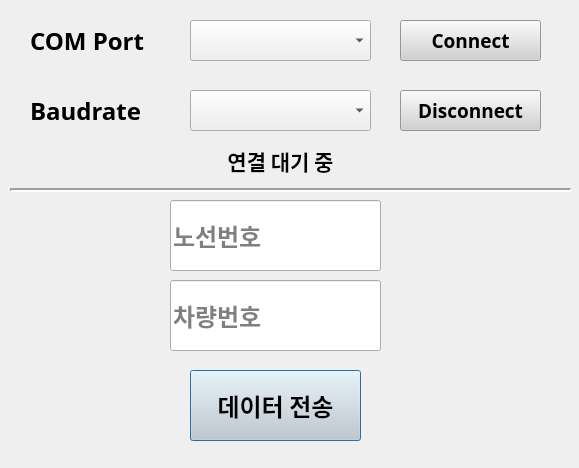
<?xml version="1.0" encoding="UTF-8"?>
<ui version="4.0">
 <class>Dialog</class>
 <widget class="QDialog" name="Dialog">
  <property name="geometry">
   <rect>
    <x>0</x>
    <y>0</y>
    <width>579</width>
    <height>468</height>
   </rect>
  </property>
  <property name="windowTitle">
   <string>Dialog</string>
  </property>
  <widget class="QLineEdit" name="BusRouteNoInput">
   <property name="geometry">
    <rect>
     <x>170</x>
     <y>200</y>
     <width>211</width>
     <height>71</height>
    </rect>
   </property>
   <property name="font">
    <font>
     <family>나눔고딕 ExtraBold</family>
     <pointsize>18</pointsize>
     <weight>75</weight>
     <bold>true</bold>
    </font>
   </property>
   <property name="inputMask">
    <string notr="true"/>
   </property>
   <property name="text">
    <string/>
   </property>
   <property name="alignment">
    <set>Qt::AlignLeading|Qt::AlignLeft|Qt::AlignVCenter</set>
   </property>
   <property name="placeholderText">
    <string>노선번호</string>
   </property>
  </widget>
  <widget class="QPushButton" name="BusRouteBtn">
   <property name="geometry">
    <rect>
     <x>190</x>
     <y>370</y>
     <width>171</width>
     <height>71</height>
    </rect>
   </property>
   <property name="font">
    <font>
     <family>나눔고딕 ExtraBold</family>
     <pointsize>18</pointsize>
     <weight>75</weight>
     <bold>true</bold>
    </font>
   </property>
   <property name="styleSheet">
    <string notr="true">background-color: rgb(209, 209, 209);</string>
   </property>
   <property name="text">
    <string>데이터 전송</string>
   </property>
  </widget>
  <widget class="QLabel" name="PortLabel">
   <property name="geometry">
    <rect>
     <x>30</x>
     <y>10</y>
     <width>151</width>
     <height>61</height>
    </rect>
   </property>
   <property name="font">
    <font>
     <family>나눔고딕 ExtraBold</family>
     <pointsize>18</pointsize>
     <weight>75</weight>
     <bold>true</bold>
    </font>
   </property>
   <property name="text">
    <string>COM Port</string>
   </property>
  </widget>
  <widget class="QComboBox" name="PortCombo">
   <property name="geometry">
    <rect>
     <x>190</x>
     <y>20</y>
     <width>181</width>
     <height>41</height>
    </rect>
   </property>
   <property name="font">
    <font>
     <family>나눔고딕</family>
     <pointsize>14</pointsize>
     <weight>75</weight>
     <bold>true</bold>
    </font>
   </property>
  </widget>
  <widget class="QLabel" name="BaudrateLabel">
   <property name="geometry">
    <rect>
     <x>30</x>
     <y>80</y>
     <width>151</width>
     <height>61</height>
    </rect>
   </property>
   <property name="font">
    <font>
     <family>나눔고딕 ExtraBold</family>
     <pointsize>18</pointsize>
     <weight>75</weight>
     <bold>true</bold>
    </font>
   </property>
   <property name="text">
    <string>Baudrate</string>
   </property>
  </widget>
  <widget class="QComboBox" name="BaudrateCombo">
   <property name="geometry">
    <rect>
     <x>190</x>
     <y>90</y>
     <width>181</width>
     <height>41</height>
    </rect>
   </property>
   <property name="font">
    <font>
     <family>나눔고딕</family>
     <pointsize>14</pointsize>
     <weight>75</weight>
     <bold>true</bold>
    </font>
   </property>
  </widget>
  <widget class="QPushButton" name="OpenBtn">
   <property name="geometry">
    <rect>
     <x>400</x>
     <y>20</y>
     <width>141</width>
     <height>41</height>
    </rect>
   </property>
   <property name="font">
    <font>
     <family>나눔고딕 ExtraBold</family>
     <pointsize>14</pointsize>
     <weight>75</weight>
     <bold>true</bold>
    </font>
   </property>
   <property name="styleSheet">
    <string notr="true">background-color: rgb(209, 209, 209);</string>
   </property>
   <property name="text">
    <string>Connect</string>
   </property>
  </widget>
  <widget class="QPushButton" name="CloseBtn">
   <property name="geometry">
    <rect>
     <x>400</x>
     <y>90</y>
     <width>141</width>
     <height>41</height>
    </rect>
   </property>
   <property name="font">
    <font>
     <family>나눔고딕 ExtraBold</family>
     <pointsize>14</pointsize>
     <weight>75</weight>
     <bold>true</bold>
    </font>
   </property>
   <property name="styleSheet">
    <string notr="true">background-color: rgb(209, 209, 209);</string>
   </property>
   <property name="text">
    <string>Disconnect</string>
   </property>
  </widget>
  <widget class="QLabel" name="IsOpenLabel">
   <property name="geometry">
    <rect>
     <x>110</x>
     <y>130</y>
     <width>341</width>
     <height>61</height>
    </rect>
   </property>
   <property name="font">
    <font>
     <family>나눔고딕 ExtraBold</family>
     <pointsize>16</pointsize>
     <weight>75</weight>
     <bold>true</bold>
    </font>
   </property>
   <property name="text">
    <string>연결 대기 중</string>
   </property>
   <property name="alignment">
    <set>Qt::AlignCenter</set>
   </property>
  </widget>
  <widget class="QLineEdit" name="BusNMInput">
   <property name="geometry">
    <rect>
     <x>170</x>
     <y>280</y>
     <width>211</width>
     <height>71</height>
    </rect>
   </property>
   <property name="font">
    <font>
     <family>나눔고딕 ExtraBold</family>
     <pointsize>18</pointsize>
     <weight>75</weight>
     <bold>true</bold>
    </font>
   </property>
   <property name="inputMask">
    <string notr="true"/>
   </property>
   <property name="text">
    <string/>
   </property>
   <property name="alignment">
    <set>Qt::AlignLeading|Qt::AlignLeft|Qt::AlignVCenter</set>
   </property>
   <property name="placeholderText">
    <string>차량번호</string>
   </property>
  </widget>
  <widget class="Line" name="line">
   <property name="geometry">
    <rect>
     <x>10</x>
     <y>180</y>
     <width>561</width>
     <height>20</height>
    </rect>
   </property>
   <property name="frameShadow">
    <enum>QFrame::Sunken</enum>
   </property>
   <property name="lineWidth">
    <number>2</number>
   </property>
   <property name="orientation">
    <enum>Qt::Horizontal</enum>
   </property>
  </widget>
 </widget>
 <resources/>
 <connections/>
</ui>
